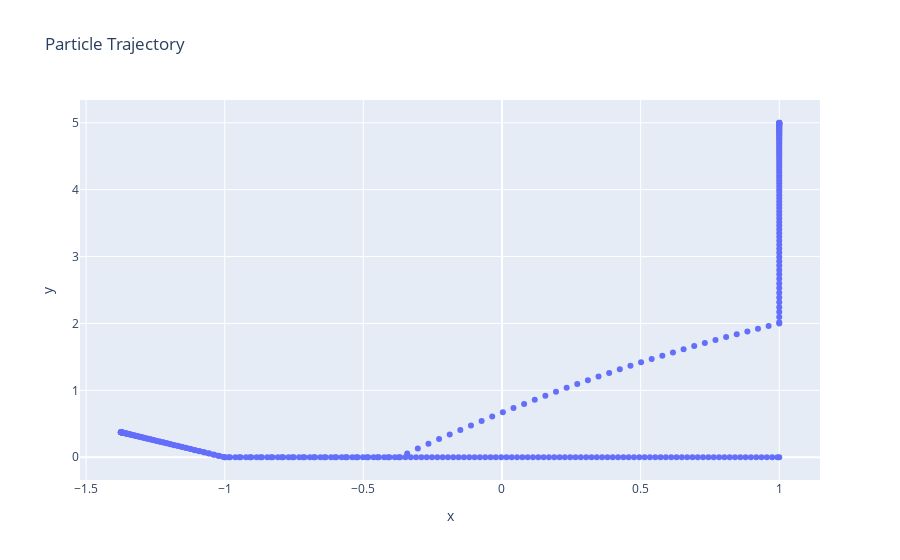

The code cell stored with this chart in its notebook:
### Code cell
fig = px.scatter(x = x[:, 0], y = x[:, 1], title="Particle Trajectory")
fig.show()

### Figure 1 — Plotly figure (JSON) as saved in the notebook; plotly's stock layout.template omitted (floating-point values rounded to 4 significant figures; data arrays with more than 128 entries replaced by an {"elided": "..."} marker saying what was removed)
{"data": [{"hovertemplate": "x=%{x}<br>y=%{y}<extra></extra>", "legendgroup": "", "marker": {"color": "#636efa", "symbol": "circle"}, "mode": "markers", "name": "", "orientation": "v", "showlegend": false, "type": "scatter", "x": {"elided": "317 float values"}, "xaxis": "x", "y": {"elided": "317 float values"}, "yaxis": "y"}], "layout": {"legend": {"tracegroupgap": 0}, "title": {"text": "Particle Trajectory"}, "xaxis": {"anchor": "y", "domain": [0, 1], "title": {"text": "x"}}, "yaxis": {"anchor": "x", "domain": [0, 1], "title": {"text": "y"}}}}
